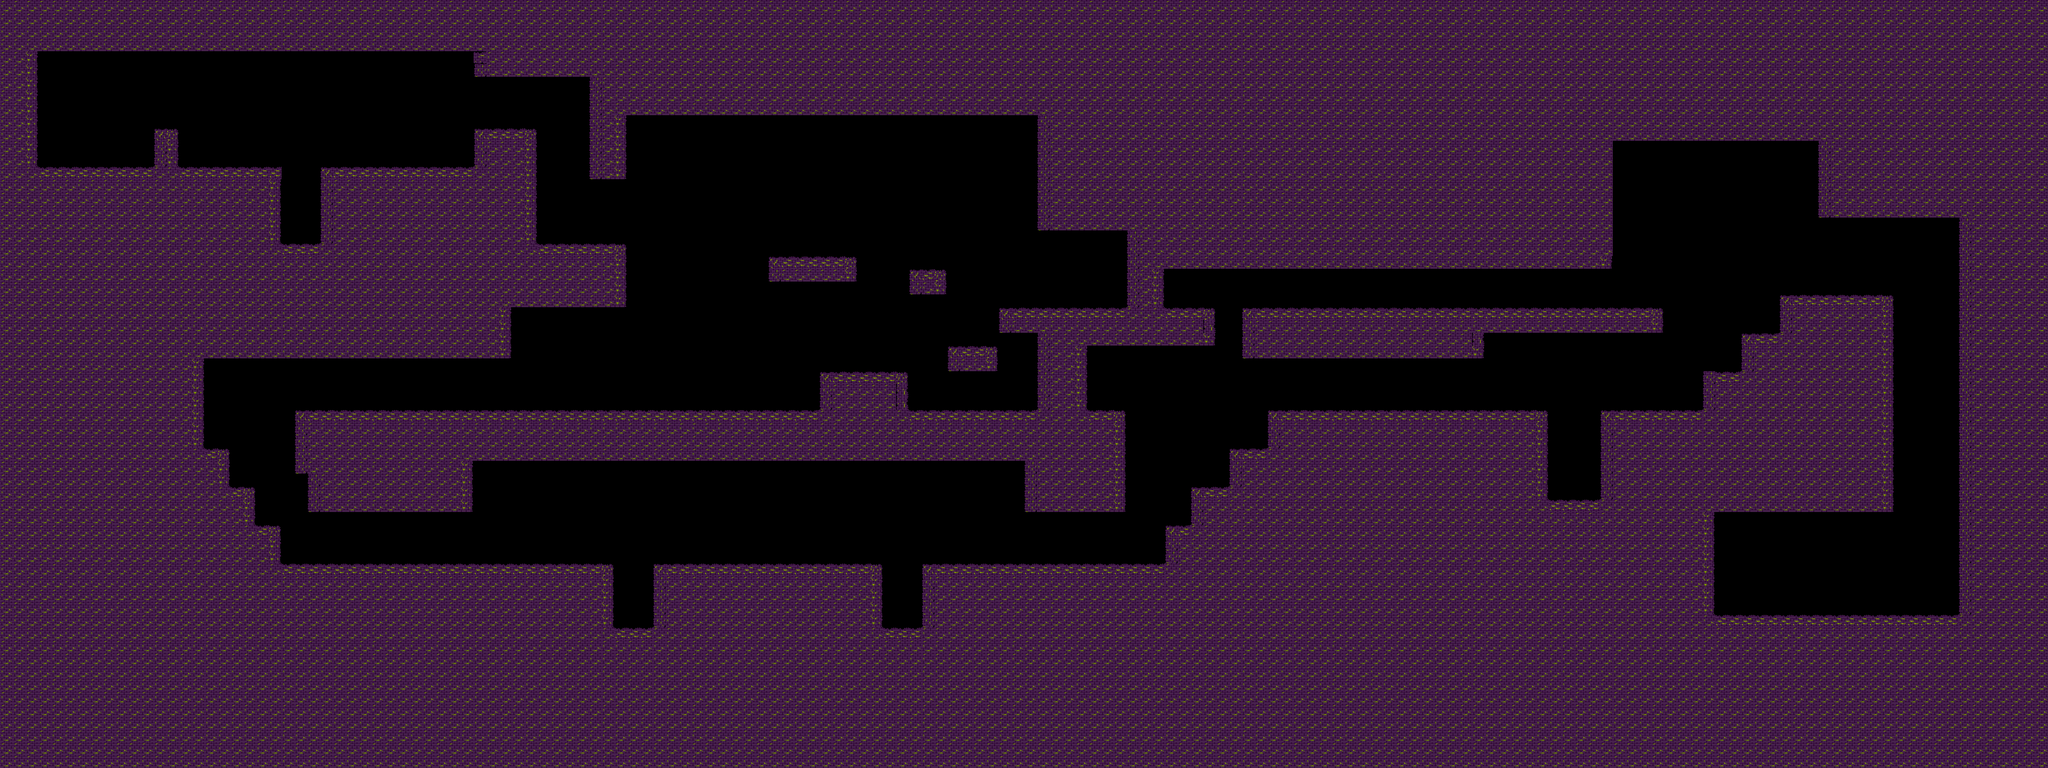

A 2D game scene composited from a Tiled map and its tileset images. What follows is a short description and the map's XML, with each tile layer's data collapsed to a summary:
An orthogonal 160x60 tile map with 32x32 px tiles, 1 tile layer (Capa de Patrones 1) and 15 objects.

<map version="1.0" orientation="orthogonal" renderorder="right-down" width="160" height="60" tilewidth="32" tileheight="32" nextobjectid="1">
 <tileset firstgid="1" name="Titles suelo2" tilewidth="32" tileheight="32" tilecount="24" columns="6">
  <image source="../Tiled2Unity/Textures/Titles suelo2.png" trans="ff00ff" width="192" height="128" />
  <tile id="0">
   <objectgroup draworder="index">
    <object id="0" x="0" y="0" width="32" height="32" />
   </objectgroup>
  </tile>
  <tile id="1">
   <objectgroup draworder="index">
    <object id="0" x="0" y="0" width="32" height="32" />
   </objectgroup>
  </tile>
  <tile id="2">
   <objectgroup draworder="index">
    <object id="0" x="0" y="0" width="32" height="32" />
   </objectgroup>
  </tile>
  <tile id="3">
   <objectgroup draworder="index">
    <object id="0" x="0" y="0" width="32" height="32" />
   </objectgroup>
  </tile>
  <tile id="4">
   <objectgroup draworder="index">
    <object id="0" x="0" y="0" width="32" height="32" />
   </objectgroup>
  </tile>
  <tile id="5">
   <objectgroup draworder="index">
    <object id="0" x="0" y="0" width="32" height="32" />
   </objectgroup>
  </tile>
  <tile id="6">
   <objectgroup draworder="index">
    <object id="0" x="0" y="0" width="32" height="32" />
   </objectgroup>
  </tile>
  <tile id="7">
   <objectgroup draworder="index">
    <object id="0" x="0" y="0" width="32" height="32" />
   </objectgroup>
  </tile>
  <tile id="8">
   <objectgroup draworder="index">
    <object id="0" x="0" y="0" width="32" height="32" />
   </objectgroup>
  </tile>
  <tile id="9">
   <objectgroup draworder="index">
    <object id="0" x="0" y="0" width="32" height="32" />
   </objectgroup>
  </tile>
  <tile id="11">
   <objectgroup draworder="index">
    <object id="0" x="0" y="0" width="32" height="32" />
   </objectgroup>
  </tile>
  <tile id="12">
   <objectgroup draworder="index">
    <object id="0" x="0" y="0" width="32" height="32" />
   </objectgroup>
  </tile>
  <tile id="13">
   <objectgroup draworder="index">
    <object id="0" x="0" y="0" width="32" height="32" />
   </objectgroup>
  </tile>
  <tile id="14">
   <objectgroup draworder="index">
    <object id="0" x="0" y="0" width="32" height="32" />
   </objectgroup>
  </tile>
  <tile id="16">
   <objectgroup draworder="index">
    <object id="0" x="0" y="0" width="32" height="32" />
   </objectgroup>
  </tile>
 </tileset>
 <layer name="Capa de Patrones 1" width="160" height="60">
  <data>[9600 cells, 6798 non-empty, 8 distinct tile ids]</data>
 </layer>
</map>
